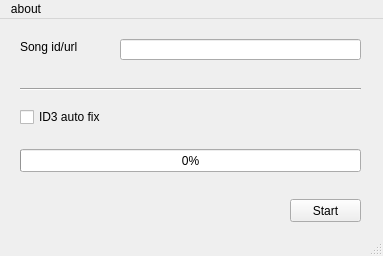
<?xml version="1.0" encoding="UTF-8"?>
<ui version="4.0">
 <class>MainWindow</class>
 <widget class="QMainWindow" name="MainWindow">
  <property name="geometry">
   <rect>
    <x>0</x>
    <y>0</y>
    <width>383</width>
    <height>256</height>
   </rect>
  </property>
  <property name="windowTitle">
   <string>MainWindow</string>
  </property>
  <widget class="QWidget" name="centralwidget">
   <widget class="QLineEdit" name="lineEdit">
    <property name="geometry">
     <rect>
      <x>120</x>
      <y>20</y>
      <width>241</width>
      <height>21</height>
     </rect>
    </property>
   </widget>
   <widget class="Line" name="line">
    <property name="geometry">
     <rect>
      <x>20</x>
      <y>60</y>
      <width>341</width>
      <height>21</height>
     </rect>
    </property>
    <property name="orientation">
     <enum>Qt::Horizontal</enum>
    </property>
   </widget>
   <widget class="QCheckBox" name="checkBox">
    <property name="geometry">
     <rect>
      <x>20</x>
      <y>90</y>
      <width>101</width>
      <height>16</height>
     </rect>
    </property>
    <property name="text">
     <string>ID3 auto fix</string>
    </property>
   </widget>
   <widget class="QLabel" name="label">
    <property name="geometry">
     <rect>
      <x>20</x>
      <y>20</y>
      <width>71</width>
      <height>16</height>
     </rect>
    </property>
    <property name="text">
     <string>Song id/url</string>
    </property>
   </widget>
   <widget class="QProgressBar" name="progressBar">
    <property name="geometry">
     <rect>
      <x>20</x>
      <y>130</y>
      <width>341</width>
      <height>23</height>
     </rect>
    </property>
    <property name="value">
     <number>0</number>
    </property>
    <property name="alignment">
     <set>Qt::AlignCenter</set>
    </property>
    <property name="textVisible">
     <bool>true</bool>
    </property>
    <property name="textDirection">
     <enum>QProgressBar::TopToBottom</enum>
    </property>
   </widget>
   <widget class="QPushButton" name="pushButton">
    <property name="geometry">
     <rect>
      <x>290</x>
      <y>180</y>
      <width>71</width>
      <height>23</height>
     </rect>
    </property>
    <property name="text">
     <string>Start</string>
    </property>
   </widget>
  </widget>
  <widget class="QMenuBar" name="menubar">
   <property name="geometry">
    <rect>
     <x>0</x>
     <y>0</y>
     <width>383</width>
     <height>23</height>
    </rect>
   </property>
   <widget class="QMenu" name="menuAbout">
    <property name="title">
     <string>about</string>
    </property>
    <addaction name="actionST_Explorer"/>
   </widget>
   <addaction name="menuAbout"/>
  </widget>
  <widget class="QStatusBar" name="statusbar"/>
  <action name="actionST_Explorer">
   <property name="checkable">
    <bool>false</bool>
   </property>
   <property name="checked">
    <bool>false</bool>
   </property>
   <property name="enabled">
    <bool>true</bool>
   </property>
   <property name="text">
    <string>ST Explorer</string>
   </property>
  </action>
 </widget>
 <resources/>
 <connections>
  <connection>
   <sender>pushButton</sender>
   <signal>clicked()</signal>
   <receiver>MainWindow</receiver>
   <slot>acceptStart()</slot>
   <hints>
    <hint type="sourcelabel">
     <x>292</x>
     <y>209</y>
    </hint>
    <hint type="destinationlabel">
     <x>250</x>
     <y>213</y>
    </hint>
   </hints>
  </connection>
 </connections>
 <slots>
  <slot>acceptStart()</slot>
 </slots>
</ui>
